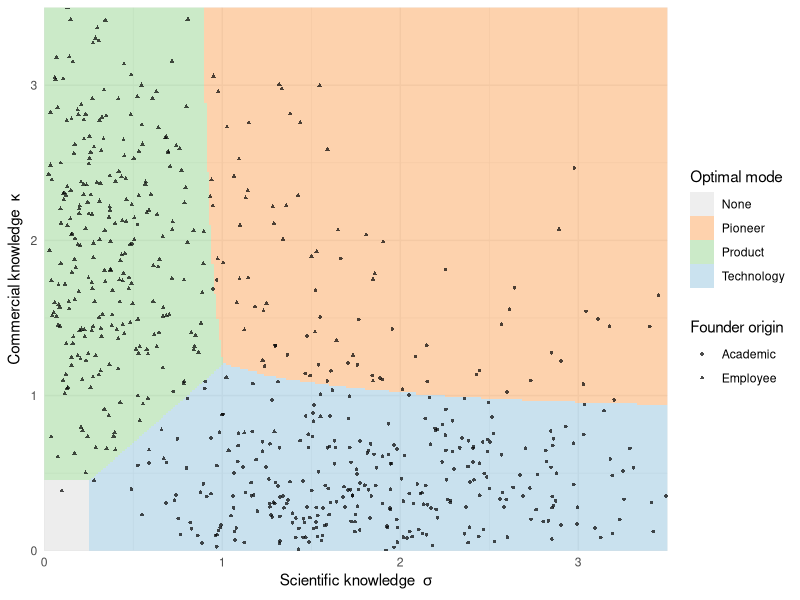

Generate this figure with R:
## ---- chunk 1
suppressPackageStartupMessages({library(dplyr); library(ggplot2)})
set.seed(20260811)

# Payoff parameters: complementarity lambda, mode-specific fixed costs,
# and the scale of the idiosyncratic shock.
alpha <- 1.00; beta <- 1.00; lambda <- 1.20
f_T   <- 0.25; f_P  <- 0.45; f_N    <- 0.70
s_eps <- 0.50

n <- 3000
draw <- function(origin, n) {
  if (origin == "Academic") {
    # deep science, thin commercial knowledge (right tail = industry stints)
    sigma <- rgamma(n, shape = 6.0, rate = 3.0)
    kappa <- rgamma(n, shape = 1.6, rate = 3.0)
  } else {
    # deep commercial knowledge, thin science (right tail = scientific training)
    sigma <- rgamma(n, shape = 1.6, rate = 3.0)
    kappa <- rgamma(n, shape = 6.0, rate = 3.0)
  }
  data.frame(origin = origin, sigma = sigma, kappa = kappa)
}

founders <- rbind(draw("Academic", n), draw("Employee", n)) |>
  mutate(
    V_T  = alpha  * sigma         - f_T + rnorm(dplyr::n(), 0, s_eps),
    V_P  = beta   * kappa         - f_P + rnorm(dplyr::n(), 0, s_eps),
    V_N  = lambda * sigma * kappa - f_N + rnorm(dplyr::n(), 0, s_eps),
    # argmax over the three modes and the outside option (no capture)
    mode = c("None", "Technology", "Product", "Pioneer")[
      max.col(cbind(0, V_T, V_P, V_N), ties.method = "first")
    ],
    # "bridging" = neither coordinate near zero, i.e. the interior of the plane
    bridging = sigma > 1 & kappa > 1
  )

# Mode shares by founder origin
round(prop.table(table(founders$origin, founders$mode), margin = 1), 3)
## ---- chunk 2
# Among bridging founders only, the pioneering mode becomes the modal outcome
round(prop.table(table(founders$origin[founders$bridging],
                       founders$mode[founders$bridging]), margin = 1), 3)

cat(sprintf("\nPioneering share, non-bridging founders: %.3f\n",
            mean(founders$mode[!founders$bridging] == "Pioneer")))
cat(sprintf("Pioneering share, bridging founders    : %.3f\n",
            mean(founders$mode[founders$bridging]  == "Pioneer")))
## ---- chunk 3
#| fig-cap: "Partition of the knowledge plane by the mode with the highest *expected* payoff under @eq-ent-payoffs. The technology and product regions hug their respective axes; the pioneering region is bounded away from both, because its payoff is multiplicative in the two knowledge types. Points are simulated founders, marked by origin; idiosyncratic shocks mean individual ventures need not choose the region they fall in."
grid <- expand.grid(sigma = seq(0, 3.5, length.out = 260),
                    kappa = seq(0, 3.5, length.out = 260))
grid$mode <- c("None", "Technology", "Product", "Pioneer")[
  max.col(cbind(0,
                alpha  * grid$sigma,
                beta   * grid$kappa,
                lambda * grid$sigma * grid$kappa) -
          cbind(0, f_T, f_P, f_N)[rep(1, nrow(grid)), ],
          ties.method = "first")
]

ggplot() +
  geom_raster(data = grid, aes(sigma, kappa, fill = mode), alpha = 0.55) +
  geom_point(data = dplyr::slice_sample(founders, n = 700),
             aes(sigma, kappa, shape = origin), size = 0.9, alpha = 0.7) +
  scale_fill_manual(values = c(None       = "grey88",
                               Technology = "#9ecae1",
                               Product    = "#a1d99b",
                               Pioneer    = "#fdae6b")) +
  coord_cartesian(xlim = c(0, 3.5), ylim = c(0, 3.5), expand = FALSE) +
  labs(x = expression(paste("Scientific knowledge  ", sigma)),
       y = expression(paste("Commercial knowledge  ", kappa)),
       fill = "Optimal mode", shape = "Founder origin") +
  theme_minimal(base_size = 11)
## ---- chunk 4
set.seed(915)
N <- 20000
know <- runif(N)                              # pre-entry knowledge, standardized to [0,1]

# Knowledge raises the mean modestly, but raises the SPREAD sharply:
# it amplifies both good and bad realizations of fit.
mu <- 0.30 * know
sd <- 0.40 + 1.30 * know
perf <- rnorm(N, mean = mu, sd = sd)

grp <- cut(know, breaks = quantile(know, seq(0, 1, 0.2)),
           include.lowest = TRUE, labels = paste0("Q", 1:5))

tab <- t(sapply(split(perf, grp), function(x)
  c(mean = mean(x), p10 = quantile(x, .10), p50 = quantile(x, .50),
    p90 = quantile(x, .90))))
round(tab, 3)

# The mean effect understates the tail effects in OPPOSITE directions.
cat(sprintf("\nMean   Q5 - Q1: %+.3f\n",
            mean(perf[grp == "Q5"]) - mean(perf[grp == "Q1"])))
cat(sprintf("p90    Q5 - Q1: %+.3f  <- upside widens\n",
            quantile(perf[grp == "Q5"], .90) - quantile(perf[grp == "Q1"], .90)))
cat(sprintf("p10    Q5 - Q1: %+.3f  <- downside deepens\n",
            quantile(perf[grp == "Q5"], .10) - quantile(perf[grp == "Q1"], .10)))
## ---- chunk 5
set.seed(2026)
K <- 6      # prior industries
M <- 4      # members per founding team
N <- 6000   # start-ups
B <- 8      # human capital per member -- held FIXED, only its allocation varies
tau <- 1    # an industry pays off only once team capability clears this floor

# `focus` is the share of a member's budget in their own prior industry:
# 1/K is a pure generalist, 1 a pure specialist. Home industries are drawn
# independently of focus, so team diversity is not mechanically tied to it.
draw_team <- function(focus) {
  home <- sample.int(K, M, replace = TRUE)
  d <- matrix(B * (1 - focus) / (K - 1), nrow = M, ncol = K)
  d[cbind(seq_len(M), home)] <- B * focus
  list(depth = d, home = home)
}

# "Masters of each": the team's capability in an industry is its DEEPEST member
# there, and shallow coverage below tau contributes nothing at all.
growth <- function(tm) sum(sqrt(pmax(0, apply(tm$depth, 2, max) - tau)))

focus <- runif(N, 1 / K, 1)
teams <- lapply(focus, draw_team)
div   <- vapply(teams, function(tm) length(unique(tm$home)), integer(1))
g     <- vapply(teams, growth, numeric(1))

# (1) The headline association, with total human capital constant by construction.
#     The magnitude is not calibrated to theirs; only the sign and mechanism are.
b <- coef(lm(g ~ div + focus))["div"]
cat(sprintf("+1 SD diversity: %+.1f%% growth from the mean\n",
            100 * b * sd(div) / mean(g)))

# (2) ...but only where members are individually deep. Split on specialization.
spec <- ifelse(focus > 0.75, "specialists", "generalists")
round(tapply(g, list(spec, div), mean), 2)
## ---- chunk 6
# (3) The identification strategy: a team abruptly loses one member. Removing an
# UNDUPLICATED member and removing a redundant one delete identical human
# capital, so any gap between them is what the diversity was contributing.
uniq <- dup <- numeric(0)
for (tm in teams[focus > 0.75]) {
  for (i in seq_len(M)) {
    d <- growth(list(depth = tm$depth[-i, , drop = FALSE])) - growth(tm)
    if (sum(tm$home == tm$home[i]) == 1) uniq <- c(uniq, d) else dup <- c(dup, d)
  }
}
cat(sprintf("Lose an unduplicated member: %+.2f\n", mean(uniq)))
cat(sprintf("Lose a duplicated member   : %+.2f\n", mean(dup)))
